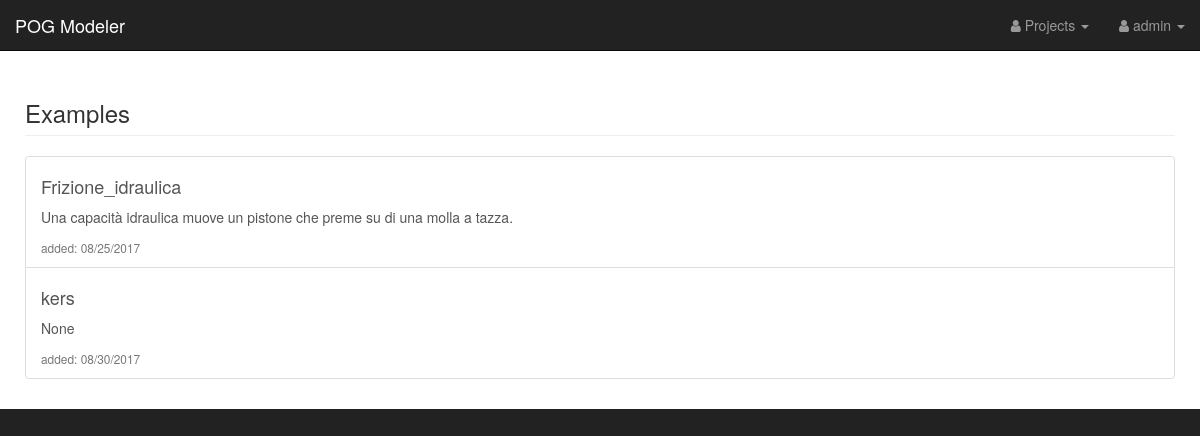
/projects/examples/ (signed in), run on an earlier commit of the app's database.
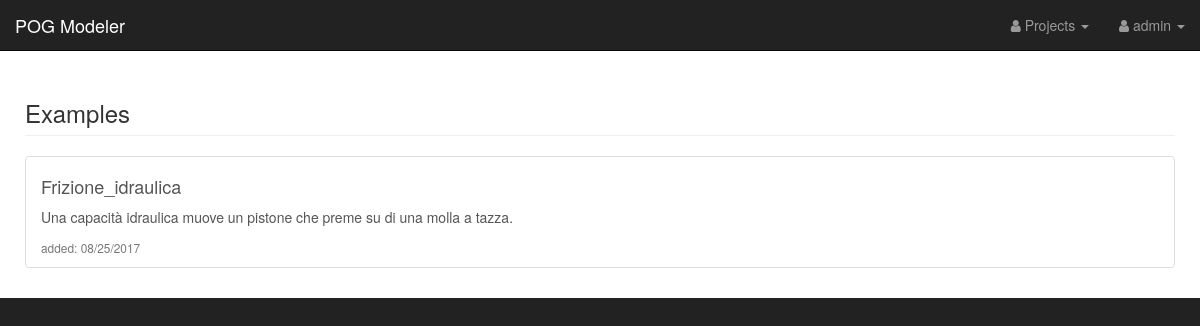
And on a later commit of the database.
### AWD_Zanasi/models.py (models this page shows, shortened)
class Project(models.Model):
    name = models.CharField(max_length=200, default='project', help_text='Project name')
    user = models.ForeignKey(settings.AUTH_USER_MODEL, default='admin')
    matlab_file = models.FileField(upload_to=matlab_file_path, help_text="Matlab POG code file",  blank=True, null=True)
    proj_desc = models.CharField(max_length=400, blank=True, null=True, help_text="Project description")
    launch_date = models.DateTimeField(verbose_name='Launch Date', blank=True,
                                       null=True, help_text='Project last execution date')
    is_example = models.BooleanField(default=False,
                                     help_text='Used only by an Admin user to mark a project as an example for users.')

### AWD_Zanasi/views.py (the view)
# urls.py: url(r'^projects/examples/$', views.examples, name='examples'),
@login_required
def examples(request):
    projects = Project.objects.filter(is_example=True)
    return render(request, 'AWD_Zanasi/examples.html', {'projects': projects})

### AWD_Zanasi/templates/AWD_Zanasi/examples.html (shortened to what this page needs)
{% extends "AWD_Zanasi/base.html" %}
{% block container %}
    <div class="container-fluid">
        <div class="row">
            <div class="col-lg-12">
                <h3 class="page-header">
                    Examples
                </h3>
            </div>
        </div>
        <div class="list-group">
            {% for project in projects %}
                <a class="list-group-item list-group-item-action flex-column align-items-start"
                   href="{% url 'project_results' project.id %}">
                    <div class="d-flex w-100 justify-content-between">
                        <h4 class="mb-1">{{ project.name }}</h4>
                    </div>
                    <p class="mb-1">{{ project.proj_desc }}</p>
                    <small class="text-muted">added: {{ project.launch_date|date:"SHORT_DATE_FORMAT" }}</small>
                </a>
            {% endfor %}
        </div>
    </div>
{% endblock %}

What changed in the data, as far as the page shows it:
removed Project: name "kers", proj_desc "None", launch_date "08/30/2017"
